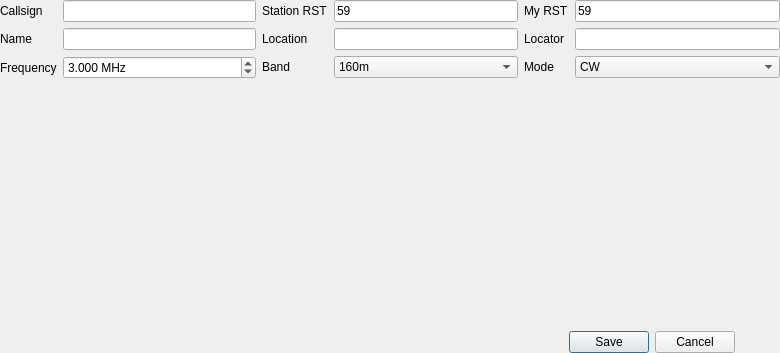
<?xml version="1.0" encoding="UTF-8"?>
<ui version="4.0">
 <class>NewContactWidget</class>
 <widget class="QWidget" name="NewContactWidget">
  <property name="geometry">
   <rect>
    <x>0</x>
    <y>0</y>
    <width>780</width>
    <height>353</height>
   </rect>
  </property>
  <property name="windowTitle">
   <string>Form</string>
  </property>
  <layout class="QGridLayout" name="gridLayout">
   <property name="leftMargin">
    <number>0</number>
   </property>
   <property name="topMargin">
    <number>0</number>
   </property>
   <property name="rightMargin">
    <number>0</number>
   </property>
   <property name="bottomMargin">
    <number>0</number>
   </property>
   <item row="0" column="0">
    <layout class="QFormLayout" name="formLayout">
     <item row="0" column="0">
      <widget class="QLabel" name="callsignLabel">
       <property name="text">
        <string>Callsign</string>
       </property>
      </widget>
     </item>
     <item row="0" column="1">
      <widget class="QLineEdit" name="callsignEdit"/>
     </item>
     <item row="1" column="1">
      <widget class="QLineEdit" name="nameEdit"/>
     </item>
     <item row="1" column="0">
      <widget class="QLabel" name="nameLabel">
       <property name="text">
        <string>Name</string>
       </property>
      </widget>
     </item>
     <item row="2" column="0">
      <widget class="QLabel" name="frequencyLabel">
       <property name="text">
        <string>Frequency</string>
       </property>
      </widget>
     </item>
     <item row="2" column="1">
      <widget class="QDoubleSpinBox" name="frequencyEdit">
       <property name="suffix">
        <string notr="true"> MHz</string>
       </property>
       <property name="decimals">
        <number>3</number>
       </property>
       <property name="maximum">
        <double>20000.000000000000000</double>
       </property>
       <property name="singleStep">
        <double>0.100000000000000</double>
       </property>
       <property name="value">
        <double>3.000000000000000</double>
       </property>
      </widget>
     </item>
    </layout>
   </item>
   <item row="0" column="1">
    <layout class="QFormLayout" name="formLayout_2">
     <property name="fieldGrowthPolicy">
      <enum>QFormLayout::AllNonFixedFieldsGrow</enum>
     </property>
     <item row="0" column="0">
      <widget class="QLabel" name="rxRstLabel">
       <property name="text">
        <string>Station RST</string>
       </property>
      </widget>
     </item>
     <item row="0" column="1">
      <widget class="QLineEdit" name="rxRstEdit">
       <property name="text">
        <string notr="true">59</string>
       </property>
      </widget>
     </item>
     <item row="1" column="0">
      <widget class="QLabel" name="locationLabel">
       <property name="text">
        <string>Location</string>
       </property>
      </widget>
     </item>
     <item row="1" column="1">
      <widget class="QLineEdit" name="locationEdit"/>
     </item>
     <item row="2" column="0">
      <widget class="QLabel" name="bandLabel">
       <property name="text">
        <string>Band</string>
       </property>
      </widget>
     </item>
     <item row="2" column="1">
      <widget class="QComboBox" name="bandEdit">
       <item>
        <property name="text">
         <string notr="true">160m</string>
        </property>
       </item>
       <item>
        <property name="text">
         <string notr="true">80m</string>
        </property>
       </item>
       <item>
        <property name="text">
         <string notr="true">40m</string>
        </property>
       </item>
       <item>
        <property name="text">
         <string notr="true">30m</string>
        </property>
       </item>
       <item>
        <property name="text">
         <string notr="true">20m</string>
        </property>
       </item>
       <item>
        <property name="text">
         <string notr="true">17m</string>
        </property>
       </item>
       <item>
        <property name="text">
         <string notr="true">15m</string>
        </property>
       </item>
       <item>
        <property name="text">
         <string notr="true">12m</string>
        </property>
       </item>
       <item>
        <property name="text">
         <string notr="true">10m</string>
        </property>
       </item>
       <item>
        <property name="text">
         <string notr="true">6m</string>
        </property>
       </item>
       <item>
        <property name="text">
         <string notr="true">2m</string>
        </property>
       </item>
       <item>
        <property name="text">
         <string notr="true">70cm</string>
        </property>
       </item>
      </widget>
     </item>
    </layout>
   </item>
   <item row="0" column="2">
    <layout class="QFormLayout" name="formLayout_3">
     <property name="fieldGrowthPolicy">
      <enum>QFormLayout::AllNonFixedFieldsGrow</enum>
     </property>
     <item row="0" column="0">
      <widget class="QLabel" name="txRstLabel">
       <property name="text">
        <string>My RST</string>
       </property>
      </widget>
     </item>
     <item row="0" column="1">
      <widget class="QLineEdit" name="txRstEdit">
       <property name="text">
        <string>59</string>
       </property>
      </widget>
     </item>
     <item row="1" column="0">
      <widget class="QLabel" name="gridLabel">
       <property name="text">
        <string>Locator</string>
       </property>
      </widget>
     </item>
     <item row="1" column="1">
      <widget class="QLineEdit" name="gridEdit"/>
     </item>
     <item row="2" column="0">
      <widget class="QLabel" name="modeLabel">
       <property name="text">
        <string>Mode</string>
       </property>
      </widget>
     </item>
     <item row="2" column="1">
      <widget class="QComboBox" name="modeEdit">
       <item>
        <property name="text">
         <string>CW</string>
        </property>
       </item>
       <item>
        <property name="text">
         <string>SSB</string>
        </property>
       </item>
       <item>
        <property name="text">
         <string>AM</string>
        </property>
       </item>
       <item>
        <property name="text">
         <string>FM</string>
        </property>
       </item>
       <item>
        <property name="text">
         <string>PSK31</string>
        </property>
       </item>
       <item>
        <property name="text">
         <string>RTTY</string>
        </property>
       </item>
      </widget>
     </item>
    </layout>
   </item>
   <item row="1" column="2">
    <widget class="QDialogButtonBox" name="buttonBox">
     <property name="enabled">
      <bool>true</bool>
     </property>
     <property name="styleSheet">
      <string notr="true"/>
     </property>
     <property name="standardButtons">
      <set>QDialogButtonBox::Cancel|QDialogButtonBox::Save</set>
     </property>
     <property name="centerButtons">
      <bool>true</bool>
     </property>
    </widget>
   </item>
  </layout>
 </widget>
 <tabstops>
  <tabstop>callsignEdit</tabstop>
  <tabstop>rxRstEdit</tabstop>
  <tabstop>txRstEdit</tabstop>
  <tabstop>nameEdit</tabstop>
  <tabstop>locationEdit</tabstop>
  <tabstop>gridEdit</tabstop>
  <tabstop>frequencyEdit</tabstop>
  <tabstop>bandEdit</tabstop>
  <tabstop>modeEdit</tabstop>
  <tabstop>buttonBox</tabstop>
 </tabstops>
 <resources/>
 <connections>
  <connection>
   <sender>buttonBox</sender>
   <signal>accepted()</signal>
   <receiver>NewContactWidget</receiver>
   <slot>saveContact()</slot>
   <hints>
    <hint type="sourcelabel">
     <x>779</x>
     <y>352</y>
    </hint>
    <hint type="destinationlabel">
     <x>438</x>
     <y>352</y>
    </hint>
   </hints>
  </connection>
  <connection>
   <sender>buttonBox</sender>
   <signal>rejected()</signal>
   <receiver>NewContactWidget</receiver>
   <slot>resetContact()</slot>
   <hints>
    <hint type="sourcelabel">
     <x>779</x>
     <y>352</y>
    </hint>
    <hint type="destinationlabel">
     <x>370</x>
     <y>352</y>
    </hint>
   </hints>
  </connection>
  <connection>
   <sender>callsignEdit</sender>
   <signal>editingFinished()</signal>
   <receiver>NewContactWidget</receiver>
   <slot>callsignChanged()</slot>
   <hints>
    <hint type="sourcelabel">
     <x>156</x>
     <y>10</y>
    </hint>
    <hint type="destinationlabel">
     <x>389</x>
     <y>176</y>
    </hint>
   </hints>
  </connection>
 </connections>
 <slots>
  <slot>saveContact()</slot>
  <slot>resetContact()</slot>
  <slot>callsignChanged()</slot>
 </slots>
</ui>
